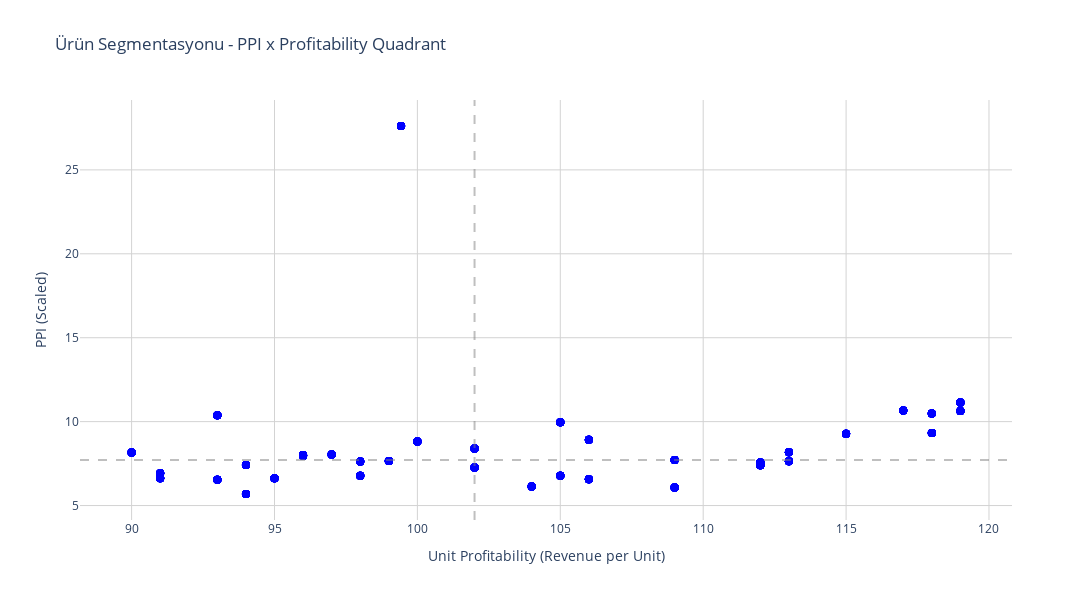

Here is the notebook cell this chart was saved with:
### Markdown cell above
Ürün Segmentasyonu Quadrant

Üst Sağ (High PPI + High Profitability)	High Performer – Hero SKU, hem satıyor hem kazandırıyor

Üst Sol (Low Profit + High PPI)	Volume Driver – çok satıyor ama düşük marj → optimize fırsatı

Alt Sağ (High Profit + Low PPI)	Premium/Niche – yüksek profit ama düşük satış volume

Alt Sol (Low + Low)	Underperformer – ne satıyor ne kazandırıyor → azalt / kaldır / clearance

### Code cell
import plotly.graph_objects as go

median_prof = metric_df['unit_profitability'].median()
median_ppi = metric_df['PPI_scaled'].median()

# İnteraktif scatter plot
fig = go.Figure()

hover_text = [f'Ürün Adı: {row["product_name"]}<br>Kategori: {row["product_type"]}<br>Segment: {row["segment"]}<br>Unit Prof: {row["unit_profitability"]:.2f}<br>PPI: {row["PPI_scaled"]:.2f}'
              for i, row in metric_df.iterrows()]

fig.add_trace(go.Scatter(
    x=metric_df['unit_profitability'],
    y=metric_df['PPI_scaled'],
    mode='markers',
    marker=dict(size=8, opacity=0.6, color='blue'),
    text=hover_text,
    hovertemplate='%{text}<extra></extra>',
    name='Ürünler'
))

# Median çizgileri
fig.add_hline(y=median_ppi, line_dash="dash", line_color="gray", opacity=0.5)
fig.add_vline(x=median_prof, line_dash="dash", line_color="gray", opacity=0.5)

fig.update_layout(
    title="Ürün Segmentasyonu - PPI x Profitability Quadrant",
    xaxis_title="Unit Profitability (Revenue per Unit)",
    yaxis_title="PPI (Scaled)",
    width=1200,
    height=600,
    hovermode='closest',
    plot_bgcolor='white',
    xaxis=dict(showgrid=True, gridcolor='lightgray'),
    yaxis=dict(showgrid=True, gridcolor='lightgray')
)

fig.show()

### Figure 1 — Plotly figure (JSON) as saved in the notebook; plotly's stock layout.template omitted (floating-point values rounded to 4 significant figures; data arrays with more than 128 entries replaced by an {"elided": "..."} marker saying what was removed)
{"data": [{"hovertemplate": "%{text}<extra></extra>", "marker": {"color": "blue", "opacity": 0.6, "size": 8}, "mode": "markers", "name": "Ürünler", "text": {"elided": "1233 str values"}, "type": "scatter", "x": {"elided": "1233 float values"}, "y": {"elided": "1233 float values"}}], "layout": {"height": 600, "hovermode": "closest", "plot_bgcolor": "white", "shapes": [{"line": {"color": "gray", "dash": "dash"}, "opacity": 0.5, "type": "line", "x0": 0, "x1": 1, "xref": "x domain", "y0": 7.712, "y1": 7.712, "yref": "y"}, {"line": {"color": "gray", "dash": "dash"}, "opacity": 0.5, "type": "line", "x0": 102, "x1": 102, "xref": "x", "y0": 0, "y1": 1, "yref": "y domain"}], "title": {"text": "Ürün Segmentasyonu - PPI x Profitability Quadrant"}, "width": 1200, "xaxis": {"gridcolor": "lightgray", "showgrid": true, "title": {"text": "Unit Profitability (Revenue per Unit)"}}, "yaxis": {"gridcolor": "lightgray", "showgrid": true, "title": {"text": "PPI (Scaled)"}}}}
